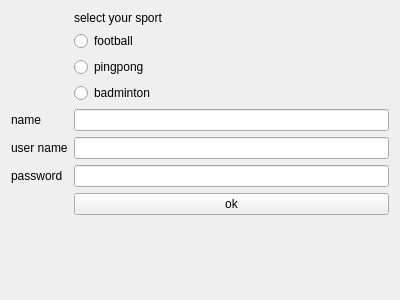
<?xml version="1.0" encoding="UTF-8"?>
<ui version="4.0">
 <class>signup</class>
 <widget class="QWidget" name="signup">
  <property name="geometry">
   <rect>
    <x>0</x>
    <y>0</y>
    <width>400</width>
    <height>300</height>
   </rect>
  </property>
  <property name="windowTitle">
   <string>sign up</string>
  </property>
  <layout class="QFormLayout" name="formLayout">
   <item row="0" column="1">
    <widget class="QLabel" name="select">
     <property name="text">
      <string>select your sport</string>
     </property>
    </widget>
   </item>
   <item row="1" column="1">
    <widget class="QRadioButton" name="football">
     <property name="text">
      <string>football</string>
     </property>
    </widget>
   </item>
   <item row="2" column="1">
    <widget class="QRadioButton" name="pingpong">
     <property name="text">
      <string>pingpong</string>
     </property>
    </widget>
   </item>
   <item row="3" column="1">
    <widget class="QRadioButton" name="badminton">
     <property name="text">
      <string>badminton</string>
     </property>
    </widget>
   </item>
   <item row="4" column="0">
    <widget class="QLabel" name="l_name">
     <property name="text">
      <string>name</string>
     </property>
    </widget>
   </item>
   <item row="4" column="1">
    <widget class="QLineEdit" name="name"/>
   </item>
   <item row="5" column="0">
    <widget class="QLabel" name="l_username">
     <property name="text">
      <string>user name</string>
     </property>
    </widget>
   </item>
   <item row="5" column="1">
    <widget class="QLineEdit" name="username"/>
   </item>
   <item row="6" column="0">
    <widget class="QLabel" name="l_password">
     <property name="text">
      <string>password</string>
     </property>
    </widget>
   </item>
   <item row="6" column="1">
    <widget class="QLineEdit" name="password">
     <property name="echoMode">
      <enum>QLineEdit::Password</enum>
     </property>
    </widget>
   </item>
   <item row="7" column="1">
    <widget class="QPushButton" name="ok">
     <property name="text">
      <string>ok</string>
     </property>
    </widget>
   </item>
  </layout>
 </widget>
 <resources/>
 <connections/>
</ui>
